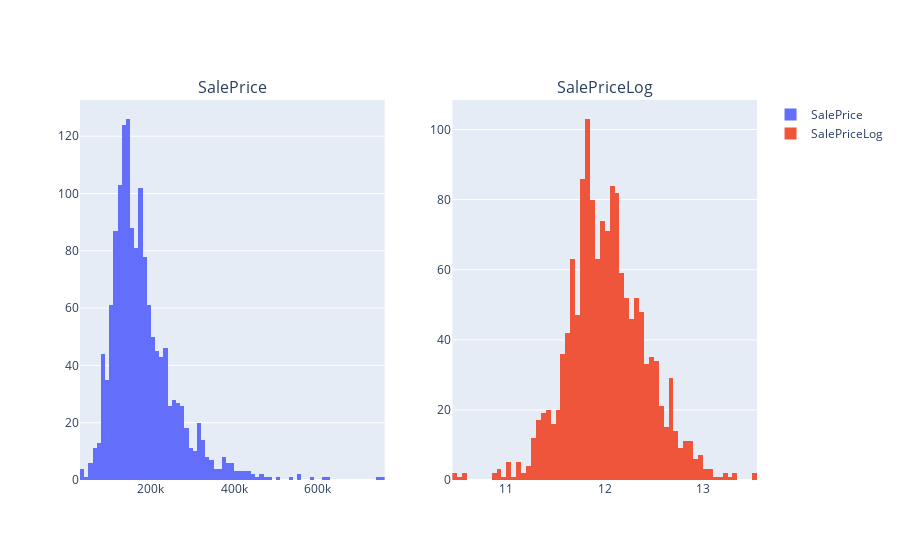

The notebook cell this image was saved under:
### Code cell
fig = tools.make_subplots(rows=1, cols=2, print_grid=False, 
                          subplot_titles=["SalePrice", "SalePriceLog"])


trace_1 = go.Histogram(x=df_train["SalePrice"], name="SalePrice")
trace_2 = go.Histogram(x=df_train["SalePrice_Log"], name="SalePriceLog")

fig.append_trace(trace_1, 1, 1)
fig.append_trace(trace_2, 1, 2)

iplot(fig)

### Figure 1 — Plotly figure (JSON) as saved in the notebook; plotly's stock layout.template omitted (floating-point values rounded to 4 significant figures; data arrays with more than 128 entries replaced by an {"elided": "..."} marker saying what was removed)
{"data": [{"name": "SalePrice", "type": "histogram", "x": {"elided": "1460 int values"}, "xaxis": "x", "yaxis": "y"}, {"name": "SalePriceLog", "type": "histogram", "x": {"elided": "1460 float values"}, "xaxis": "x2", "yaxis": "y2"}], "layout": {"annotations": [{"font": {"size": 16}, "showarrow": false, "text": "SalePrice", "x": 0.225, "xanchor": "center", "xref": "paper", "y": 1, "yanchor": "bottom", "yref": "paper"}, {"font": {"size": 16}, "showarrow": false, "text": "SalePriceLog", "x": 0.775, "xanchor": "center", "xref": "paper", "y": 1, "yanchor": "bottom", "yref": "paper"}], "xaxis": {"anchor": "y", "domain": [0, 0.45]}, "xaxis2": {"anchor": "y2", "domain": [0.55, 1]}, "yaxis": {"anchor": "x", "domain": [0, 1]}, "yaxis2": {"anchor": "x2", "domain": [0, 1]}}}
